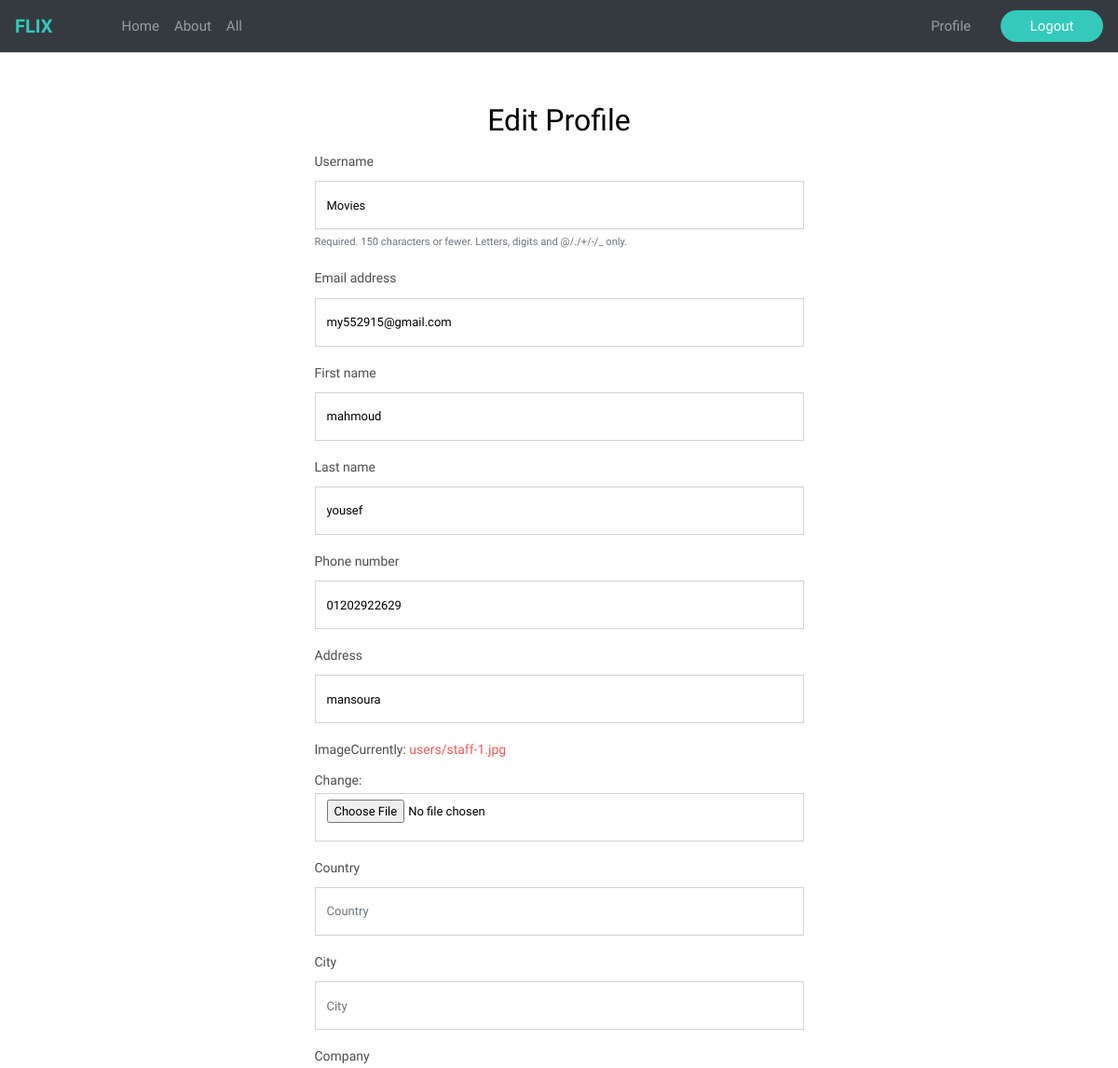
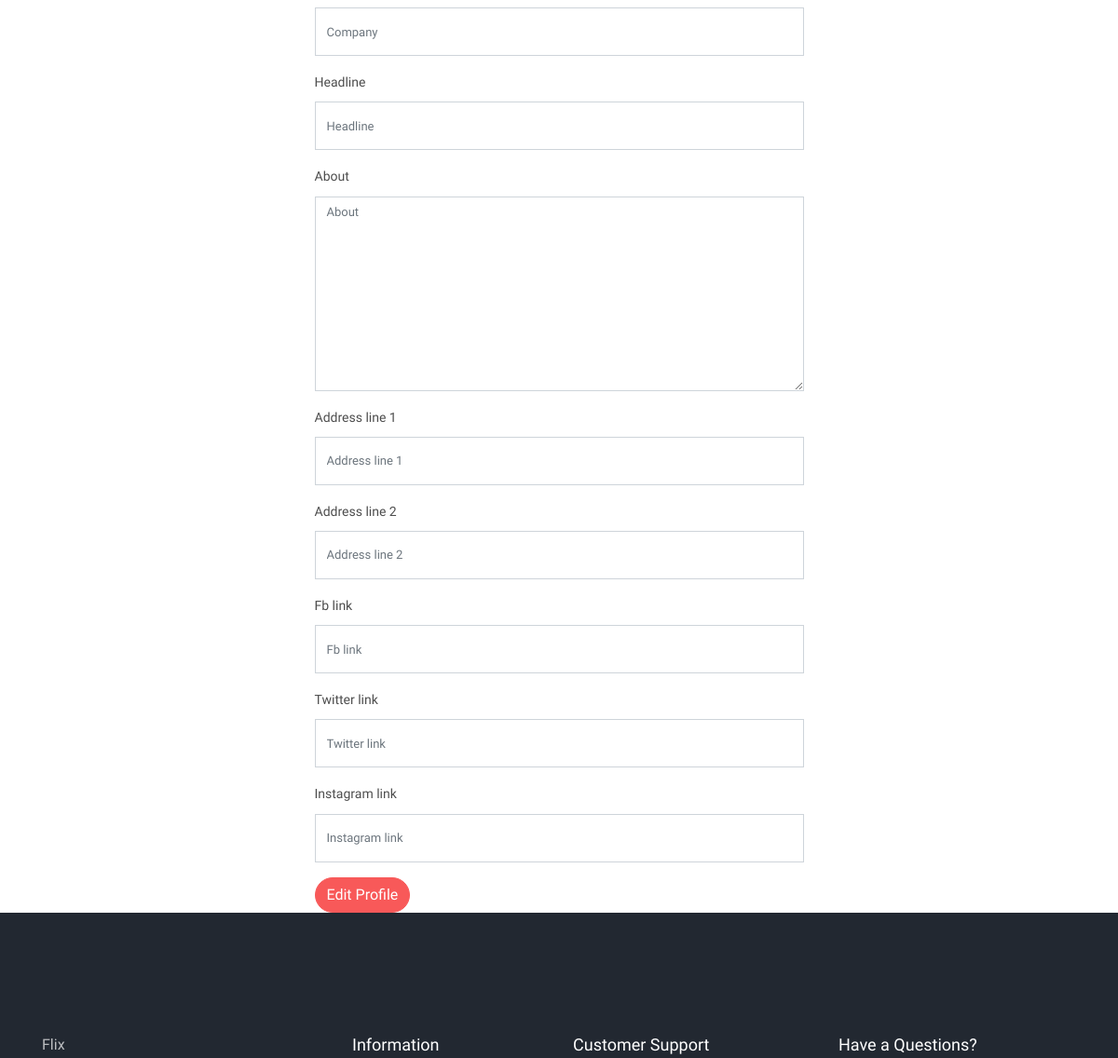
Page /accounts/profile/edit (signed in, upper part) on the earlier database version (2 pictures, top to bottom).
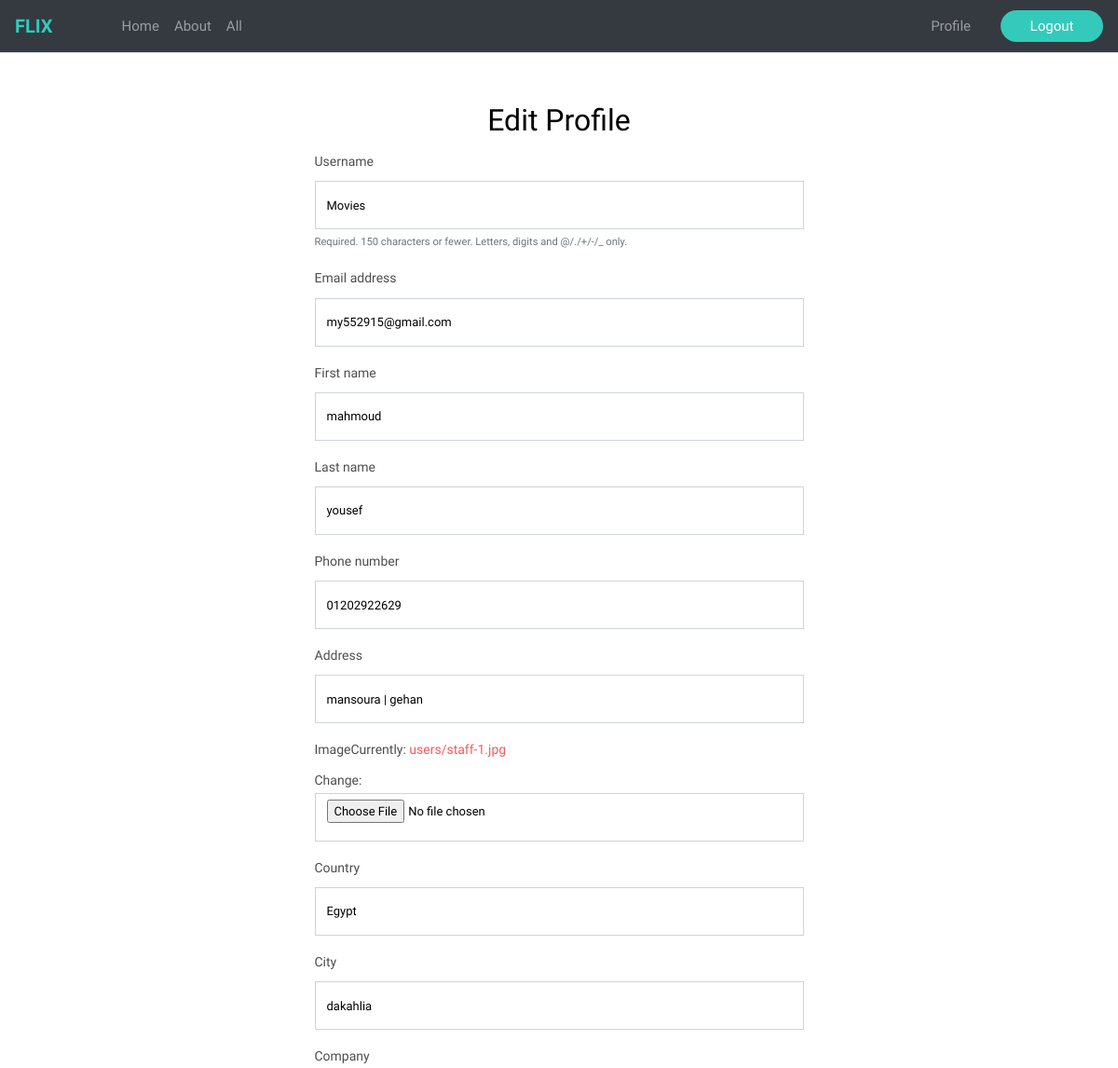
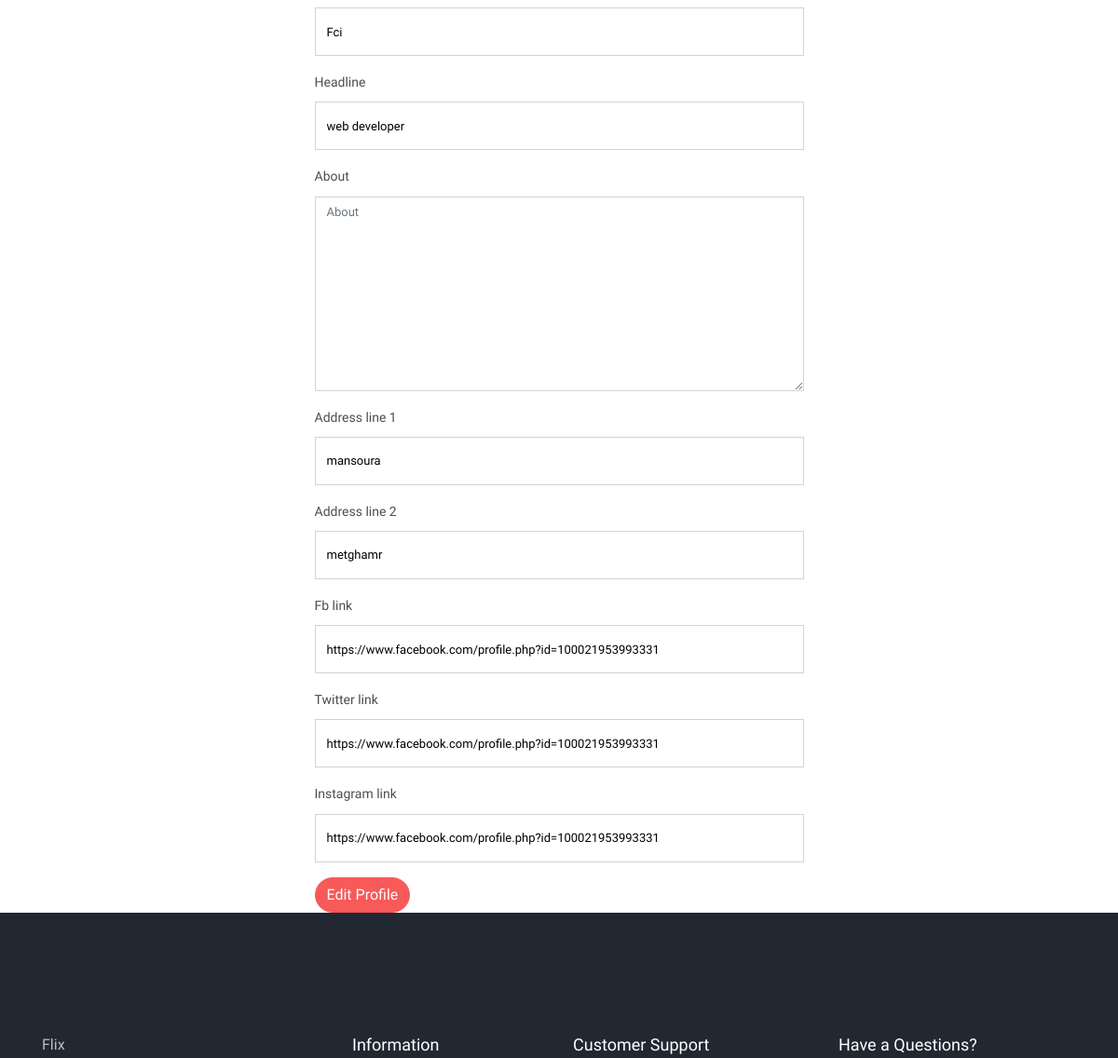
Same page on the later database version (2 pictures, top to bottom).
### accounts/models.py (models this page shows, shortened)
class Profile(models.Model):
    user = models.OneToOneField(User,on_delete=models.CASCADE)
    phone_number = models.CharField(max_length=20)
    address = models.CharField(max_length=50)
    image = models.ImageField(upload_to='users/')
    about = models.TextField(max_length=4000 , blank=True , null=True)
    country = models.CharField(max_length=50 ,blank=True, null=True)
    company = models.CharField(max_length=100 ,blank=True, null=True)
    address_line_1 = models.CharField( max_length=50 , blank=True)
    address_line_2 = models.CharField( max_length=50 , blank=True)
    fb_link = models.URLField( max_length=200 , blank=True , null=True)
    twitter_link = models.URLField( max_length=200, blank=True , null=True)
    instagram_link = models.URLField( max_length=200, blank=True , null=True)
    linked_in_link = models.URLField( max_length=200, blank=True , null=True)
    headline = models.CharField(max_length=50 , blank=True, null=True)
    city = models.CharField(max_length=50 ,blank=True, null=True)

### accounts/views.py (the view)
# urls.py: path('profile/edit' , views.edit_profile , name='edit_profile'),
def edit_profile(requset):
    profile = Profile.objects.get(user=requset.user)
    if requset.method == "POST":
        user_form = UserForm(requset.POST , instance=requset.user)
        profile_form = ProfileForm(requset.POST,requset.FILES,instance=profile)
        if user_form.is_valid() and profile_form.is_valid():
            user_form.save()
            myprofile = profile_form.save(commit=False)
            myprofile.user = requset.user
            myprofile.save()
            return redirect('/accounts/profile')
    else:
        user_form = UserForm(instance=requset.user)
        profile_form = ProfileForm(instance=profile)
    return render(requset,'profile/profile_edit.html',{
        'user_form':user_form,
        'profile_form':profile_form
    })

### accounts/forms.py
class UserForm(forms.ModelForm):
    class Meta:
        model = User
        fields = ['username','email','first_name','last_name',]

class ProfileForm(forms.ModelForm):
    class Meta:
        model = Profile
        fields = ['phone_number','address','image','country','city','company','headline','about','address_line_1','address_line_2','fb_link','twitter_link','instagram_link']

### accounts/templates/profile/profile_edit.html (shortened to what this page needs)
{% extends 'base.html' %}
{% load bootstrap4 %}
{% block body %}
<div class="container">
    <div class="col-md-6 mx-auto mt-5">
        <h2 style="text-align:center;">Edit Profile</h2>
        <form method="POST" enctype="multipart/form-data">
            {% bootstrap_form user_form %}
            {% bootstrap_form profile_form %}
            {% buttons %}
            <button type="submit" class="btn btn-primary">Edit Profile</button>
            {% endbuttons %}
        </form>
    </div>
</div>
{% endblock body %}

Differences in the rows shown:
changed Profile "mansoura": address "mansoura" → "mansoura | gehan"; country (not shown) → "Egypt"; city (not shown) → "dakahlia"; company (not shown) → "Fci"; headline (not shown) → "web developer"; address_line_1 (not shown) → "mansoura"; address_line_2 (not shown) → "metghamr"; fb_link (not shown) → "https://www.facebook.com/profile.php?id=100021953993331"; twitter_link (not shown) → "https://www.facebook.com/profile.php?id=100021953993331"; instagram_link (not shown) → "https://www.facebook.com/profile.php?id=100021953993331"
